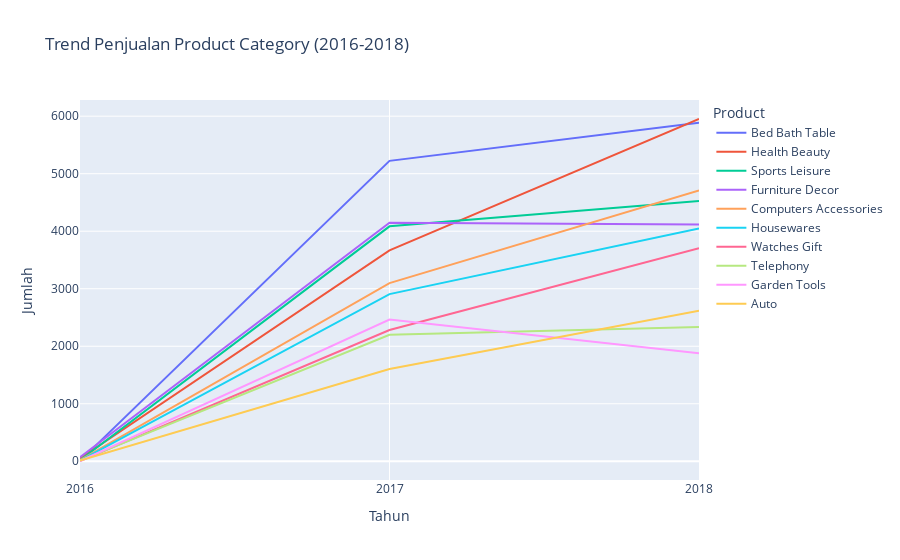

Write notebook code for a chart like this one.
### Code cell
# Menampilkan tren penjualan produk pada tahun 2016-2018

fig = px.line(product_pivot, x="Tahun", y="Jumlah", color="Product", title="Trend Penjualan Product Category (2016-2018)")
fig.show()

### Figure 1 — Plotly figure (JSON) as saved in the notebook; plotly's stock layout.template omitted (floating-point values rounded to 4 significant figures)
{"data": [{"hovertemplate": "Product=Bed Bath Table<br>Tahun=%{x}<br>Jumlah=%{y}<extra></extra>", "legendgroup": "Bed Bath Table", "line": {"color": "#636efa", "dash": "solid"}, "marker": {"symbol": "circle"}, "mode": "lines", "name": "Bed Bath Table", "orientation": "v", "showlegend": true, "type": "scatter", "x": ["2016", "2017", "2018"], "xaxis": "x", "y": [8, 5223, 5884], "yaxis": "y"}, {"hovertemplate": "Product=Health Beauty<br>Tahun=%{x}<br>Jumlah=%{y}<extra></extra>", "legendgroup": "Health Beauty", "line": {"color": "#EF553B", "dash": "solid"}, "marker": {"symbol": "circle"}, "mode": "lines", "name": "Health Beauty", "orientation": "v", "showlegend": true, "type": "scatter", "x": ["2016", "2017", "2018"], "xaxis": "x", "y": [51, 3668, 5951], "yaxis": "y"}, {"hovertemplate": "Product=Sports Leisure<br>Tahun=%{x}<br>Jumlah=%{y}<extra></extra>", "legendgroup": "Sports Leisure", "line": {"color": "#00cc96", "dash": "solid"}, "marker": {"symbol": "circle"}, "mode": "lines", "name": "Sports Leisure", "orientation": "v", "showlegend": true, "type": "scatter", "x": ["2016", "2017", "2018"], "xaxis": "x", "y": [19, 4085, 4527], "yaxis": "y"}, {"hovertemplate": "Product=Furniture Decor<br>Tahun=%{x}<br>Jumlah=%{y}<extra></extra>", "legendgroup": "Furniture Decor", "line": {"color": "#ab63fa", "dash": "solid"}, "marker": {"symbol": "circle"}, "mode": "lines", "name": "Furniture Decor", "orientation": "v", "showlegend": true, "type": "scatter", "x": ["2016", "2017", "2018"], "xaxis": "x", "y": [69, 4147, 4118], "yaxis": "y"}, {"hovertemplate": "Product=Computers Accessories<br>Tahun=%{x}<br>Jumlah=%{y}<extra></extra>", "legendgroup": "Computers Accessories", "line": {"color": "#FFA15A", "dash": "solid"}, "marker": {"symbol": "circle"}, "mode": "lines", "name": "Computers Accessories", "orientation": "v", "showlegend": true, "type": "scatter", "x": ["2016", "2017", "2018"], "xaxis": "x", "y": [21, 3098, 4708], "yaxis": "y"}, {"hovertemplate": "Product=Housewares<br>Tahun=%{x}<br>Jumlah=%{y}<extra></extra>", "legendgroup": "Housewares", "line": {"color": "#19d3f3", "dash": "solid"}, "marker": {"symbol": "circle"}, "mode": "lines", "name": "Housewares", "orientation": "v", "showlegend": true, "type": "scatter", "x": ["2016", "2017", "2018"], "xaxis": "x", "y": [12, 2906, 4046], "yaxis": "y"}, {"hovertemplate": "Product=Watches Gift<br>Tahun=%{x}<br>Jumlah=%{y}<extra></extra>", "legendgroup": "Watches Gift", "line": {"color": "#FF6692", "dash": "solid"}, "marker": {"symbol": "circle"}, "mode": "lines", "name": "Watches Gift", "orientation": "v", "showlegend": true, "type": "scatter", "x": ["2016", "2017", "2018"], "xaxis": "x", "y": [5, 2283, 3703], "yaxis": "y"}, {"hovertemplate": "Product=Telephony<br>Tahun=%{x}<br>Jumlah=%{y}<extra></extra>", "legendgroup": "Telephony", "line": {"color": "#B6E880", "dash": "solid"}, "marker": {"symbol": "circle"}, "mode": "lines", "name": "Telephony", "orientation": "v", "showlegend": true, "type": "scatter", "x": ["2016", "2017", "2018"], "xaxis": "x", "y": [11, 2198, 2336], "yaxis": "y"}, {"hovertemplate": "Product=Garden Tools<br>Tahun=%{x}<br>Jumlah=%{y}<extra></extra>", "legendgroup": "Garden Tools", "line": {"color": "#FF97FF", "dash": "solid"}, "marker": {"symbol": "circle"}, "mode": "lines", "name": "Garden Tools", "orientation": "v", "showlegend": true, "type": "scatter", "x": ["2016", "2017", "2018"], "xaxis": "x", "y": [5, 2463, 1879], "yaxis": "y"}, {"hovertemplate": "Product=Auto<br>Tahun=%{x}<br>Jumlah=%{y}<extra></extra>", "legendgroup": "Auto", "line": {"color": "#FECB52", "dash": "solid"}, "marker": {"symbol": "circle"}, "mode": "lines", "name": "Auto", "orientation": "v", "showlegend": true, "type": "scatter", "x": ["2016", "2017", "2018"], "xaxis": "x", "y": [12, 1604, 2619], "yaxis": "y"}], "layout": {"legend": {"title": {"text": "Product"}, "tracegroupgap": 0}, "title": {"text": "Trend Penjualan Product Category (2016-2018)"}, "xaxis": {"anchor": "y", "domain": [0, 1], "title": {"text": "Tahun"}}, "yaxis": {"anchor": "x", "domain": [0, 1], "title": {"text": "Jumlah"}}}}
